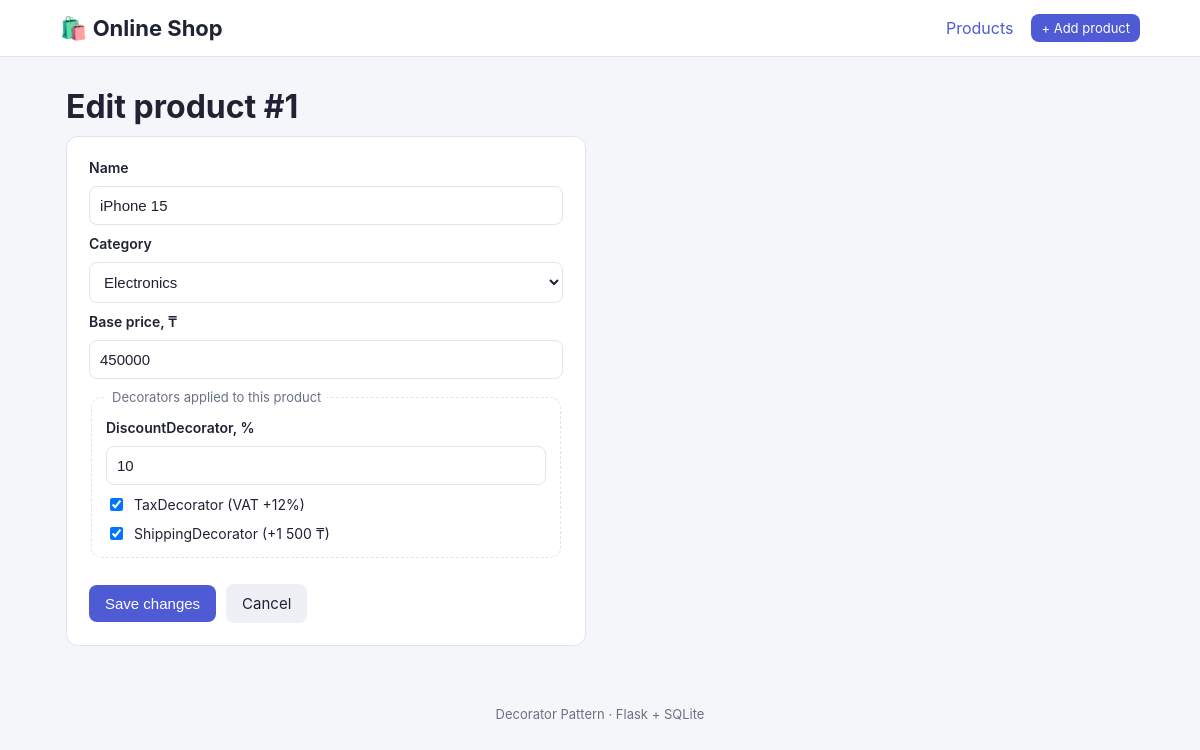
Screenshot of /edit/1 with the database file from the repository.
### tables this page shows
CREATE TABLE products (
            id INTEGER PRIMARY KEY AUTOINCREMENT,
            name TEXT NOT NULL,
            price REAL NOT NULL CHECK(price > 0),
            category TEXT NOT NULL,
            discount INTEGER NOT NULL DEFAULT 0 CHECK(discount BETWEEN 0 AND 90),
            apply_tax INTEGER NOT NULL DEFAULT 0,
            apply_shipping INTEGER NOT NULL DEFAULT 0
        );

### app.py (the view, shortened to what this page needs)
@app.route("/edit/<int:product_id>", methods=["GET", "POST"])
def edit(product_id):
    row = db.get_product(product_id)
    if row is None:
        abort(404)
    return render_template("edit.html", product=row, categories=CATEGORIES)

### app.py (called while the page is built)
@app.template_filter("plain")
def plain(value):
    if isinstance(value, float) and value.is_integer():
        return int(value)
    return value

### database.py (called while the page is built)
def connect():
    conn = sqlite3.connect(DB_NAME)
    conn.row_factory = sqlite3.Row
    return conn

def get_product(product_id):
    conn = connect()
    row = conn.execute("SELECT * FROM products WHERE id = ?", (product_id,)).fetchone()
    conn.close()
    return row

### templates/edit.html (shortened to what this page needs)
{% extends "base.html" %}
{% block content %}
<h1>Edit product #{{ product.id }}</h1>
{% set submit = "Save changes" %}
{% include "_form.html" %}
{% endblock %}

### templates/_form.html (shortened to what this page needs)
<form method="POST" class="panel form" novalidate>
    <label for="name">Name</label>
    <input id="name" name="name" maxlength="100" required value="{{ product.name if product else '' }}">
    <label for="category">Category</label>
    <select id="category" name="category" required>
        {% for c in categories %}
        <option {% if product and product.category == c %}selected{% endif %}>{{ c }}</option>
        {% endfor %}
    </select>
    <label for="price">Base price, ₸</label>
    <input id="price" name="price" type="number" min="1" step="any" required
           value="{{ product.price | plain if product else '' }}">
    <fieldset>
        <legend>Decorators applied to this product</legend>
        <label for="discount">DiscountDecorator, %</label>
        <input id="discount" name="discount" type="number" min="0" max="90"
               value="{{ product.discount if product else 0 }}">
        <label class="check">
            <input type="checkbox" name="apply_tax" {% if product and product.apply_tax %}checked{% endif %}>
            TaxDecorator (VAT +12%)
        </label>
        <label class="check">
            <input type="checkbox" name="apply_shipping" {% if product and product.apply_shipping %}checked{% endif %}>
            ShippingDecorator (+1 500 ₸)
        </label>
    </fieldset>
    <div class="actions">
        <button>{{ submit }}</button>
        <a class="button secondary" href="{{ url_for('index') }}">Cancel</a>
    </div>
</form>

### static/style.css (style rules this page uses)
:root { --bg: #f5f6fa; --card: #ffffff; --border: #e1e4ed; --text: #1f2333; --muted: #6b7185; --accent: #4f5bd5; --danger: #d64550; --discount: #e8f6ee; --discount-text: #1f7a4a; --tax: #fff4e0; --tax-text: #a0620b; --shipping: #e8efff; --shipping-text: #3550b5; }
* { box-sizing: border-box; }
body { margin: 0; font-family: -apple-system, "Segoe UI", Arial, sans-serif; background: var(--bg); color: var(--text); }
a { color: var(--accent); text-decoration: none; }
h1 { margin: 10px 0; }
.panel { background: var(--card); border: 1px solid var(--border); border-radius: 12px; padding: 22px; }
form { display: grid; gap: 10px; }
.form { max-width: 520px; }
input, select { padding: 10px; border: 1px solid var(--border); border-radius: 8px; font-size: 15px; background: #fff; color: var(--text); }
label { font-weight: 600; font-size: 14px; }
label.check { font-weight: normal; display: flex; align-items: center; gap: 8px; }
fieldset { border: 1px dashed var(--border); border-radius: 10px; padding: 14px; display: grid; gap: 10px; }
legend { color: var(--muted); font-size: 13px; padding: 0 6px; }
button, .button { padding: 10px 16px; background: var(--accent); color: #fff; border: none; border-radius: 8px; cursor: pointer; font-size: 15px; display: inline-block; text-align: center; }
.button.secondary { background: #eef0f6; color: var(--text); }
.actions { display: flex; gap: 10px; align-items: center; margin-top: 16px; }

### rows the page displays
products: id "1", name "iPhone 15", category "Electronics", price "450000", discount "10", apply_tax "☑", apply_shipping "☑"

### other values shown
{{ submit }} "Save changes"
